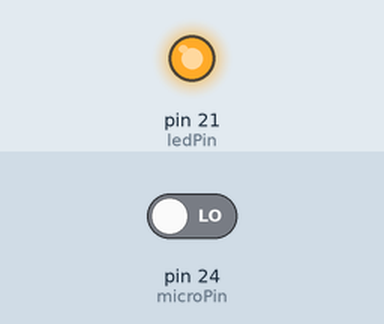
Simulated run of this sketch. Board: Arduino Mega 2560, built with avr-gcc and run on an emulated ATmega2560. Parts: output pins drawn as LEDs (lit = HIGH). Dashed ring = blinking. The inputs (shaded band) are chosen by the test bench; at power-on: pin 24 (microPin) LOW.

Above: at 1.2 s.
1.3 s: pin 24 (microPin) driven HIGH
At 1.45 s:
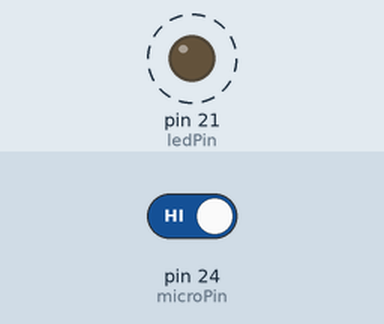
4.3 s: pin 24 (microPin) driven LOW
At 4.3 s:
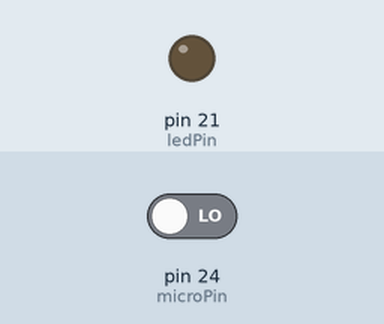
Timing chart, 0 to 7.3 s (numbered marks = the images above; inputs shaded):
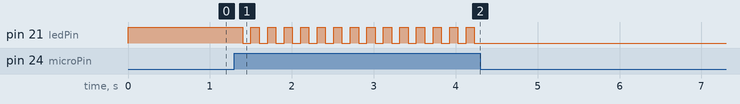

The sketch:

02_CaseStruktur.ino
```cpp
int microPin = 24;
int ledPin = 21;

typedef enum {
  START,
  CLAP1_DETECTED,
  CLAP2_PENDING
} state_t;

state_t state;                 // current state
unsigned long timer100 = 0;    // start time of timer100
unsigned long timer300 = 0;    // start time of timer300

void setup() {
  pinMode(microPin, INPUT);
  pinMode(ledPin, OUTPUT);
  digitalWrite(ledPin, HIGH);
  state = START;   // initial state
}

void loop() {
  state_machine();
}

void state_machine() {
  switch (state) {
    case START:
      if (digitalRead(microPin) == HIGH) {
        state = CLAP1_DETECTED;
        timer100 = millis();  // start timer for 100 ms
      }
      break;
    case CLAP1_DETECTED:
        if (millis() - timer100 > 100) {     // timer 100 ms expired
          state = CLAP2_PENDING;
          timer300 = millis(); // start timer for 300 ms
        }
      break;
    case CLAP2_PENDING:
        if (millis() - timer300 > 300) {  // timer 300 ms expired
          state = START;
        }
        else if (digitalRead(microPin) == HIGH) {
          digitalWrite(ledPin, !digitalRead(ledPin)); // toggle
          state = START;
        }
      break;
  }
}
```

Measured:
- after the input at 1.3 s, pin 21 (ledPin): alternates HIGH for 0.10 s and LOW for 0.10 s, starting after 0.10 s
- after the input at 4.3 s, pin 21 (ledPin): stops changing and stays LOW
